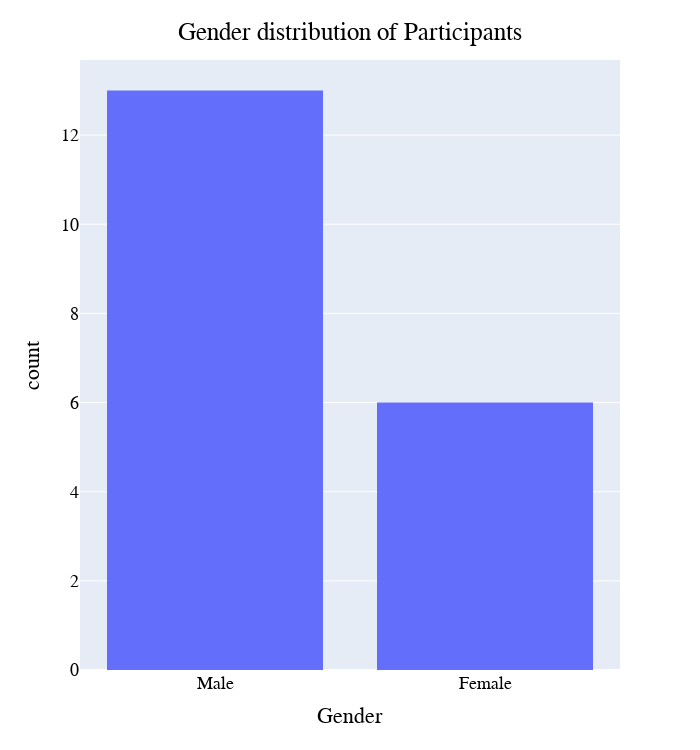

Notebook code cell kept with this figure:
### Code cell
fig = px.histogram(df_dem, x="Gender")
fig.update_layout(
    width=700,
    height=750,
    title={
        'text': "Gender distribution of Participants",
        'y':0.97,
        'x':0.5,
        'xanchor': 'center',
        'yanchor': 'top'},
    
    legend=dict(x=0.7, y=0.975),
    font=dict(
        family="Arial",
        size=18,
        color="#000000"
    ),
)
fig.show()

### Figure 1 — Plotly figure (JSON) as saved in the notebook; plotly's stock layout.template omitted (floating-point values rounded to 4 significant figures)
{"data": [{"alignmentgroup": "True", "bingroup": "x", "hovertemplate": "Gender=%{x}<br>count=%{y}<extra></extra>", "legendgroup": "", "marker": {"color": "#636efa"}, "name": "", "offsetgroup": "", "orientation": "v", "showlegend": false, "type": "histogram", "x": ["Male", "Male", "Male", "Male", "Male", "Male", "Male", "Male", "Female", "Male", "Male", "Female", "Female", "Female", "Male", "Male", "Female", "Male", "Female"], "xaxis": "x", "yaxis": "y"}], "layout": {"barmode": "relative", "font": {"color": "#000000", "family": "Arial", "size": 18}, "height": 750, "legend": {"tracegroupgap": 0, "x": 0.7, "y": 0.975}, "margin": {"t": 60}, "title": {"text": "Gender distribution of Participants", "x": 0.5, "xanchor": "center", "y": 0.97, "yanchor": "top"}, "width": 700, "xaxis": {"anchor": "y", "domain": [0, 1], "title": {"text": "Gender"}}, "yaxis": {"anchor": "x", "domain": [0, 1], "title": {"text": "count"}}}}
